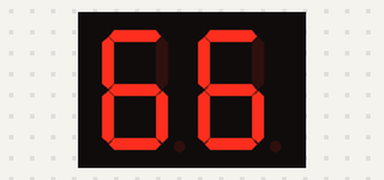
This sketch was run on a simulated Arduino Uno, built with avr-gcc and run on an emulated ATmega328P. Shown: 2-digit seven-segment display. Wiring (inferred from the names in the program): 2-digit 7-segment display, segments lit when HIGH: segments pin 2, pin 3, pin 4, pin 5, pin 6, pin 7, pin 8; digit selects pin 12, pin 13. The segment pins are drawn as the display they are named for.

Above: at 0.1 s.
At 1.1 s:
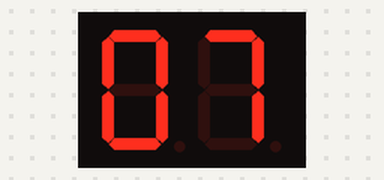
At 2.1 s:
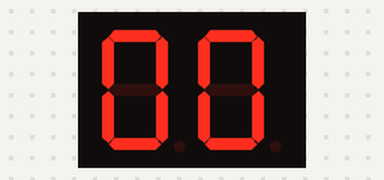
At 3.1 s:
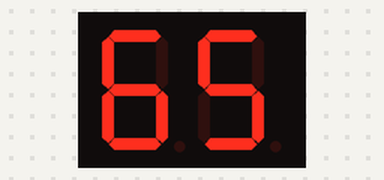

Measured:
- by itself, everything shown: repeats every 4.0 s, in 4 steps
- what the display in image 0 shows lasts 1.1 s, from 0.0 s to 1.1 s

The sketch:

4.ino
```cpp
// Define the pin numbers for each segment
const int segment_a = 2;
const int segment_b = 3;
const int segment_c = 4;
const int segment_d = 5;
const int segment_e = 6;
const int segment_f = 7;
const int segment_g = 8;

// Define the pin numbers for the common pins of the two digits
const int common1 = 12; // Common pin for the first digit (left digit)
const int common2 = 13; // Common pin for the second digit (right digit)

// Define the number array for displaying digits 0-9 on the 7-segment display
int num_array[10][7] = {
  { 1,1,1,1,1,1,0 },    // 0
  { 0,1,1,0,0,0,0 },    // 1
  { 1,1,0,1,1,0,1 },    // 2
  { 1,1,1,1,0,0,1 },    // 3
  { 0,1,1,0,0,1,1 },    // 4
  { 1,0,1,1,0,1,1 },    // 5
  { 1,0,1,1,1,1,1 },    // 6
  { 1,1,1,0,0,0,0 },    // 7
  { 1,1,1,1,1,1,1 },    // 8
  { 1,1,1,0,0,1,1 }};   // 9

// Array to store the number sequences: 66, 07, 00, 65
int number_sequence[4][2] = { {6, 6}, {0, 7}, {0, 0}, {6, 5} };

void setup() {
  // Set pin modes for each segment
  pinMode(segment_a, OUTPUT);
  pinMode(segment_b, OUTPUT);
  pinMode(segment_c, OUTPUT);
  pinMode(segment_d, OUTPUT);
  pinMode(segment_e, OUTPUT);
  pinMode(segment_f, OUTPUT);
  pinMode(segment_g, OUTPUT);

  // Set pin modes for the common pins
  pinMode(common1, OUTPUT);
  pinMode(common2, OUTPUT);
}

void loop() {
  // Loop through the number sequence
  for (int i = 0; i < 4; i++) {
    // แสดงตัวเลขสลับกันเป็นเวลา 1 วินาที
    showNumberForTime(number_sequence[i][0], number_sequence[i][1], 1000);
  }
}

// ฟังก์ชันแสดงตัวเลขสองหลักเป็นเวลาที่กำหนด
void showNumberForTime(int left_digit, int right_digit, int duration) {
  unsigned long startTime = millis();  // เก็บเวลาที่เริ่มแสดงผล

  while (millis() - startTime < duration) {
    // แสดงหลักซ้าย
    digitalWrite(common2, HIGH);       // ปิดหลักขวา
    displayDigit(left_digit);          // แสดงหลักซ้าย
    digitalWrite(common1, LOW);        // เปิดหลักซ้าย
    delay(5);                          // รอเล็กน้อย

    // แสดงหลักขวา
    digitalWrite(common1, HIGH);       // ปิดหลักซ้าย
    displayDigit(right_digit);         // แสดงหลักขวา
    digitalWrite(common2, LOW);        // เปิดหลักขวา
    delay(5);                          // รอเล็กน้อย
  }
}

// Function to display a specific digit on the 7-segment display
void displayDigit(int digit) {
  // Set each segment according to the num_array for the given digit
  digitalWrite(segment_a, num_array[digit][0]);
  digitalWrite(segment_b, num_array[digit][1]);
  digitalWrite(segment_c, num_array[digit][2]);
  digitalWrite(segment_d, num_array[digit][3]);
  digitalWrite(segment_e, num_array[digit][4]);
  digitalWrite(segment_f, num_array[digit][5]);
  digitalWrite(segment_g, num_array[digit][6]);
}
```
